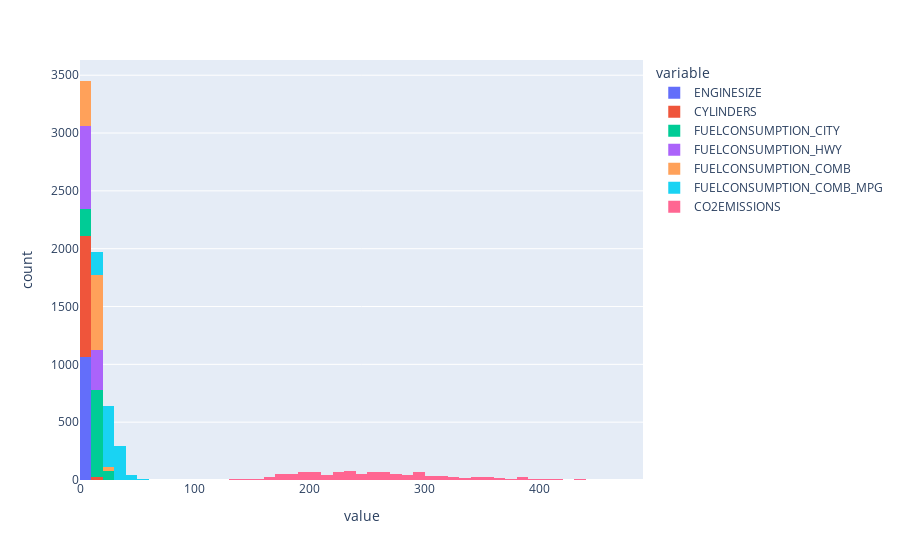

This figure's notebook cell:
### Markdown cell above
# Exercise 1 : Histogram

Plot a Histogram for the following columns :-

1. CO2EMISSIONS
2. CYLINDERS
3. ENGINESIZE
4. FUELCONSUMPTION_COMB
5. FUELCONSUMPTION_CITY
6. FUELCONSUMPTION_HWY
7. FUELCONSUMPTION_COMB_MPG

### Code cell
hist=px.histogram(df, x=['ENGINESIZE', 'CYLINDERS', 'FUELCONSUMPTION_CITY', 'FUELCONSUMPTION_HWY', 'FUELCONSUMPTION_COMB', 'FUELCONSUMPTION_COMB_MPG','CO2EMISSIONS'])
hist

### Figure 1 — Plotly figure (JSON) as saved in the notebook; plotly's stock layout.template omitted (floating-point values rounded to 4 significant figures; data arrays with more than 128 entries replaced by an {"elided": "..."} marker saying what was removed)
{"data": [{"alignmentgroup": "True", "bingroup": "x", "hovertemplate": "variable=ENGINESIZE<br>value=%{x}<br>count=%{y}<extra></extra>", "legendgroup": "ENGINESIZE", "marker": {"color": "#636efa", "pattern": {"shape": ""}}, "name": "ENGINESIZE", "offsetgroup": "ENGINESIZE", "orientation": "v", "showlegend": true, "type": "histogram", "x": {"elided": "1067 float values"}, "xaxis": "x", "yaxis": "y"}, {"alignmentgroup": "True", "bingroup": "x", "hovertemplate": "variable=CYLINDERS<br>value=%{x}<br>count=%{y}<extra></extra>", "legendgroup": "CYLINDERS", "marker": {"color": "#EF553B", "pattern": {"shape": ""}}, "name": "CYLINDERS", "offsetgroup": "CYLINDERS", "orientation": "v", "showlegend": true, "type": "histogram", "x": {"elided": "1067 int values"}, "xaxis": "x", "yaxis": "y"}, {"alignmentgroup": "True", "bingroup": "x", "hovertemplate": "variable=FUELCONSUMPTION_CITY<br>value=%{x}<br>count=%{y}<extra></extra>", "legendgroup": "FUELCONSUMPTION_CITY", "marker": {"color": "#00cc96", "pattern": {"shape": ""}}, "name": "FUELCONSUMPTION_CITY", "offsetgroup": "FUELCONSUMPTION_CITY", "orientation": "v", "showlegend": true, "type": "histogram", "x": {"elided": "1067 float values"}, "xaxis": "x", "yaxis": "y"}, {"alignmentgroup": "True", "bingroup": "x", "hovertemplate": "variable=FUELCONSUMPTION_HWY<br>value=%{x}<br>count=%{y}<extra></extra>", "legendgroup": "FUELCONSUMPTION_HWY", "marker": {"color": "#ab63fa", "pattern": {"shape": ""}}, "name": "FUELCONSUMPTION_HWY", "offsetgroup": "FUELCONSUMPTION_HWY", "orientation": "v", "showlegend": true, "type": "histogram", "x": {"elided": "1067 float values"}, "xaxis": "x", "yaxis": "y"}, {"alignmentgroup": "True", "bingroup": "x", "hovertemplate": "variable=FUELCONSUMPTION_COMB<br>value=%{x}<br>count=%{y}<extra></extra>", "legendgroup": "FUELCONSUMPTION_COMB", "marker": {"color": "#FFA15A", "pattern": {"shape": ""}}, "name": "FUELCONSUMPTION_COMB", "offsetgroup": "FUELCONSUMPTION_COMB", "orientation": "v", "showlegend": true, "type": "histogram", "x": {"elided": "1067 float values"}, "xaxis": "x", "yaxis": "y"}, {"alignmentgroup": "True", "bingroup": "x", "hovertemplate": "variable=FUELCONSUMPTION_COMB_MPG<br>value=%{x}<br>count=%{y}<extra></extra>", "legendgroup": "FUELCONSUMPTION_COMB_MPG", "marker": {"color": "#19d3f3", "pattern": {"shape": ""}}, "name": "FUELCONSUMPTION_COMB_MPG", "offsetgroup": "FUELCONSUMPTION_COMB_MPG", "orientation": "v", "showlegend": true, "type": "histogram", "x": {"elided": "1067 int values"}, "xaxis": "x", "yaxis": "y"}, {"alignmentgroup": "True", "bingroup": "x", "hovertemplate": "variable=CO2EMISSIONS<br>value=%{x}<br>count=%{y}<extra></extra>", "legendgroup": "CO2EMISSIONS", "marker": {"color": "#FF6692", "pattern": {"shape": ""}}, "name": "CO2EMISSIONS", "offsetgroup": "CO2EMISSIONS", "orientation": "v", "showlegend": true, "type": "histogram", "x": {"elided": "1067 int values"}, "xaxis": "x", "yaxis": "y"}], "layout": {"barmode": "relative", "legend": {"title": {"text": "variable"}, "tracegroupgap": 0}, "margin": {"t": 60}, "xaxis": {"anchor": "y", "domain": [0, 1], "title": {"text": "value"}}, "yaxis": {"anchor": "x", "domain": [0, 1], "title": {"text": "count"}}}}
